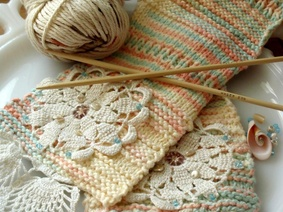
#> input picture TechnoTeacher/mainapp/II/1.jpeg, 283 x 212 px, shrunk from 1024 x 768 before the run
$ python sr_color.py
#> lines starting #> are read from the running program, lines starting #| are printed output that depends on the picture; pictures that were not available may be replaced by others from this repository, and a replacement may not be noted
from PIL import Image
from io import BytesIO

def sr_color(image_color):

#> called with image_color = '1.jpeg'
    if "*png" in image_color:
        with BytesIO() as f:
            image_color.save(f, format='JPEG')
            f.seek(0)
            image = Image.open(f)
    else:
        image = Image.open(image_color)
#> image is the input picture: PIL image 283x212 RGB; mean R, G, B 161, 148, 121.1

    w, h = image.size
#> w = 283; h = 212

    pixel = []

    for x in range(w):
        for y in range(h):
            r, g, b = image.getpixel((x, y))
            pixel.append([r, g, b])
#> after the loop, pixel = 59996 items

    avr = [sum(x) // len(x) for x in zip(*pixel)]
#> avr = [161, 148, 121]

    r, g, b = avr[0], avr[1], avr[2]
#> r = 161; g = 148; b = 121

    def rgb(r, g, b):
        round = lambda x: min(255, max(x, 0))

    return ("{:02X}" * 3).format(round(r), round(g), round(b))


print(sr_color('1.jpeg'))
print(sr_color('default.png'))
#> call 2 of sr_color, with image_color = 'default.png'
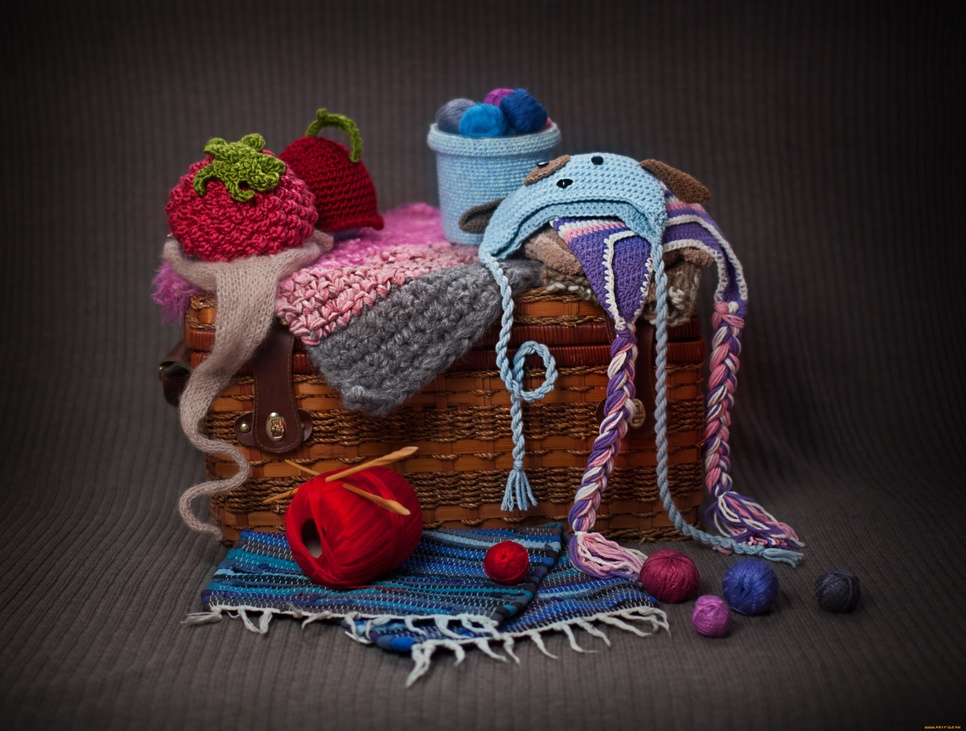
#> input picture TechnoTeacher/mainapp/II/2.jpeg, 966 x 731 px, shrunk from 3500 x 2647 before the run, given in place of default.png, which was not available
#> in sr_color, image is the input picture: PIL image 966x731 RGB; mean R, G, B 62.2, 47.8, 50.7
#> after the loop in sr_color (call 2), `for x in range(w):`: pixel = 706146 items
#> in sr_color (call 2), `avr = [sum(x) // len(x) for x in zip(*pixel)]`: avr = [62, 47, 50]
#> in sr_color (call 2), `r, g, b = avr[0], avr[1], avr[2]`: r = 62; g = 47; b = 50
print(sr_color('3.jpg'))
#> call 3 of sr_color, with image_color = '3.jpg'
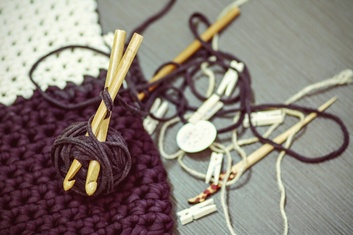
#> input picture TechnoTeacher/mainapp/II/3.jpg, 353 x 235 px, shrunk from 1280 x 853 before the run
#> in sr_color, image is the input picture: PIL image 353x235 RGB; mean R, G, B 136.9, 127.2, 120.2
#> after the loop in sr_color (call 3), `for x in range(w):`: pixel = 82955 items
#> in sr_color (call 3), `avr = [sum(x) // len(x) for x in zip(*pixel)]`: avr = [136, 127, 120]
#> in sr_color (call 3), `r, g, b = avr[0], avr[1], avr[2]`: r = 136; g = 127; b = 120
print(sr_color('4.jpg'))
#> call 4 of sr_color, with image_color = '4.jpg'
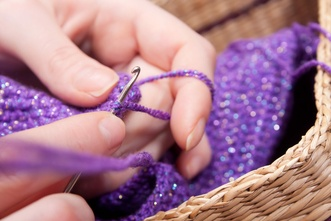
#> input picture TechnoTeacher/mainapp/II/4.jpg, 331 x 221 px, shrunk from 1200 x 800 before the run
#> in sr_color, image is the input picture: PIL image 331x221 RGB; mean R, G, B 169.1, 122.7, 141.6
#> after the loop in sr_color (call 4), `for x in range(w):`: pixel = 73151 items
#> in sr_color (call 4), `avr = [sum(x) // len(x) for x in zip(*pixel)]`: avr = [169, 122, 141]
#> in sr_color (call 4), `r, g, b = avr[0], avr[1], avr[2]`: r = 169; g = 122; b = 141
